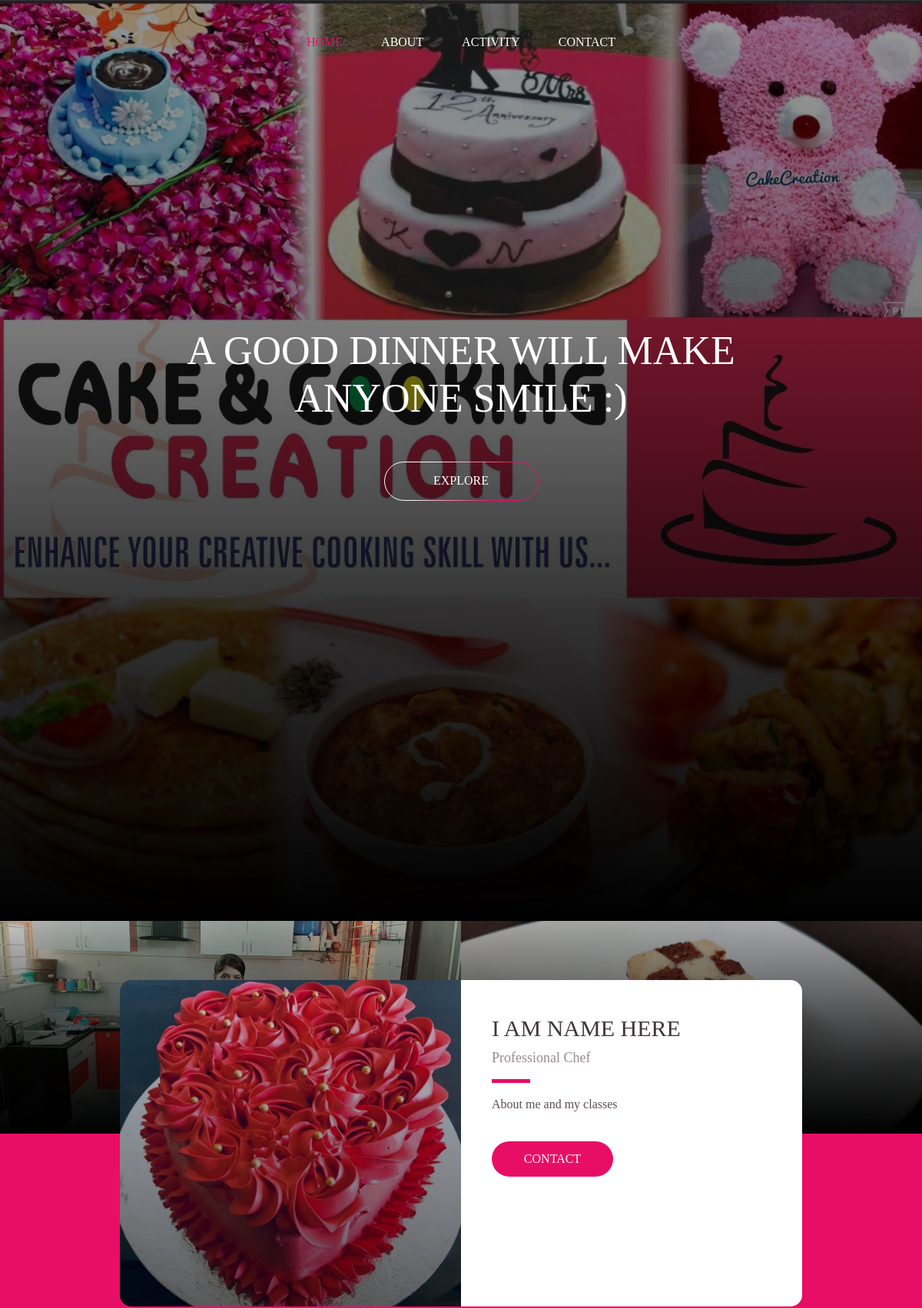
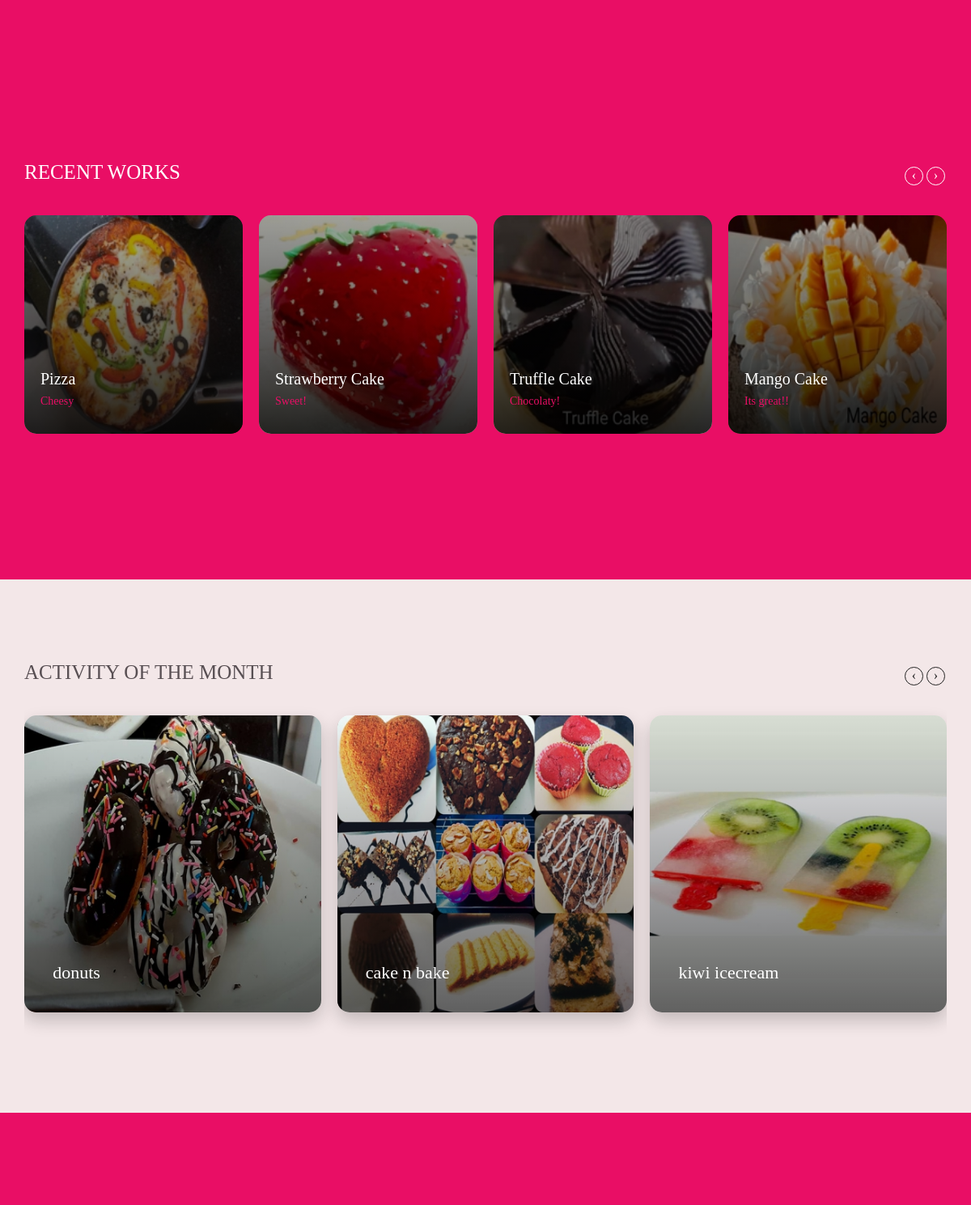
The page / (upper part) on the database its author committed (2 pictures, top to bottom).
### cooking/models.py (models this page shows, shortened)
class Recent(models.Model):
	title = models.CharField(max_length=70)
	description = models.TextField(max_length=1024)
	image = models.ImageField()
	created = models.DateTimeField(auto_now_add=True)

class Activity(models.Model):
	title = models.CharField(max_length=70)
	image = models.ImageField()
	created = models.DateTimeField(auto_now_add=True)

### cooking/views.py (the view)
# urls.py: path('',views.index,name='index'),
def index(request):
	recent = Recent.objects.all().order_by('-created')
	activity = Activity.objects.all().order_by("-created")
	form = ContactForm()
	return render(request, 'cooking/index.html',{'recent':recent, 'activity':activity,'form':form})

### cooking/templates/cooking/index.html (shortened to what this page needs)
<!DOCTYPE html>
<html lang="en">
<head>
  {% load static %}
  <link rel="stylesheet" href="{% static 'assets/css/bootstrap.min.css' %}">
  <link rel="stylesheet" href="{% static 'assets/css/style.css' %}">
  <link rel="stylesheet" href="https://cdnjs.cloudflare.com/ajax/libs/font-awesome/4.7.0/css/font-awesome.min.css">
</head>
<body>
  {% load static %}
  {% block content %}
  <nav class="navbar navbar-expand-md  fixed-top maine-menu">
    <div class="container">
      <div id="my-nav" class="collapse navbar-collapse">
        <ul class="navbar-nav mx-auto">
          <li class="nav-item active"> <a class="nav-link" href="#">Home</a> </li>
          <li class="nav-item"> <a class="nav-link" href="#about" tabindex="-1" aria-disabled="true">About</a></li>
          <li class="nav-item"> <a class="nav-link" href="#activity" tabindex="-1" aria-disabled="true">Activity</a></li>
          <li class="nav-item"> <a class="nav-link" href="#contact" tabindex="-1" aria-disabled="true">Contact</a></li>
        </ul>
      </div>
    </div>
  </nav>
  <div class="container-fluid fh5co-home-banner">
    <div class="card"> <img class="card-img" src="{% static 'assets/img/home.jpg' %}" alt="">
      <div class="card-img-overlay">
        <div class="center-text">
          <h2 class="card-title">A good dinner will make anyone smile :)</h2>
          <a href="#" class="btn">
        Explore</a> </div>
      </div>
    </div>
  </div>
  <div class="container-fluid fh5co-two-img">
    <div class="row">
      <div class="col-sm-6 pr-0 pl-0">
        <div class="card"> <img class="card-img" src="{% static 'assets/img/index1.jpg' %}" alt="">
        </div>
      </div>
      <div class="col-sm-6 pr-0 pl-0">
        <div class="card"> <img class="card-img" src="{% static 'assets/img/index4.jpg' %}" alt="">
        </div>
      </div>
    </div>
  </div>
  <div class="container-fluid fh5co-recent-work">
    <div class="container contact-pop">
      <div class="row">
        <div class="col-md-6  pr-0">
          <div class="card"> <img class="card-img w-100" src="{% static 'assets/img/index2.jpg' %}" alt="">
            <div class="card-img-overlay"> </div>
          </div>
        </div>
        <div class="col-md-6 pl-0" id="about">
          <div class="content">
            <h3>I am Name here</h3>
            <h4>Professional Chef</h4>
            <hr />
            <p>About me and my classes</p>
            <a href="#contact" class="btn">CONTACT</a> </div>
          </div>
        </div>
      </div>
      <div class="container recent" id="activity">
        <div class="row">
          <h2>Recent works</h2>
          <div class="owl-carousel owl-carousel2 owl-theme">
            {% for i in recent %}
            <div>
              <div class="card"> <img class="card-img" src="{{ i.image.url }}" alt="">
                <div class="card-img-overlay">
                  <div class="bottom-text">
                    <h5 class="card-title">{{i.title}}</h5>
                    <p class="card-text">{{i.description}}</p>
                  </div>
                </div>
              </div>
            </div>
            {% endfor %}
          </div>
        </div>
      </div>
    </div>
  <div class="container-fluid fh5co-recent-work activity">
    <div class="container recent">
      <div class="row">
        <h2>Activity of the month</h2>
        <div class="owl-carousel owl-carousel3 owl-theme">
          {% for i in activity %}
          <div>
            <div class="card"> <img class="card-img" src="{{i.image.url}}" alt="">
              <div class="card-img-overlay">
                <div class="bottom-text">
                  <h5 class="card-title">{{ i.title }}</h5>
                </div>
              </div>
            </div>
          </div>
          {% endfor %}
        </div>
      </div>
    </div>
  </div>
  <footer class="container-fluid p-0 pr-0">
    <div class="row mr-0 ml-0">
      <div class="col-md-6 pr-0 pl-0 map">
        <iframe src="https://maps.google.com/maps?q=22.321503, 73.152892&z=15&output=embed" width="600" height="450" frameborder="0" style="border:0;" allowfullscreen="" aria-hidden="false" tabindex="0"></iframe>
      </div>
      <div class="col-md-6 content-us">
      </div>
    </div>
    {% endblock content %}
  </footer>
</body>
</html>

### rows shown on the page
Recent: image (picture), title "Pizza", description "Cheesy"
Recent: image (picture), title "Strawberry Cake", description "Sweet!"
Recent: image (picture), title "Truffle Cake", description "Chocolaty!"
Recent: image (picture), title "Mango Cake", description "Its great!!"
Activity: image (picture), title "donuts"
Activity: image (picture), title "cake n bake"
Activity: image (picture), title "kiwi icecream"
